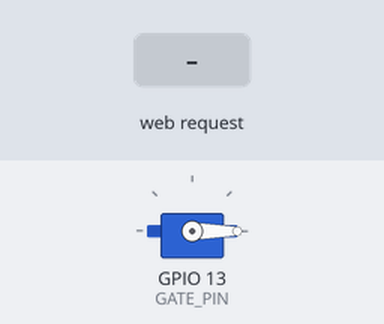
The sketch below on a simulated ESP32. Parts: servo. The inputs (shaded band) are chosen by the test bench. WiFi joins after 1.5 s; servers stay silent unless stated; what the sketch prints to the serial monitor is not drawn.

Above: at 3.2 s.
3.3 s: HTTP request GET /open received
At 4.2 s:
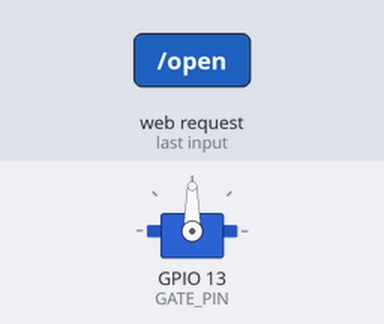
Timing chart, 0 to 6.8 s (numbered marks = the images above; inputs shaded):
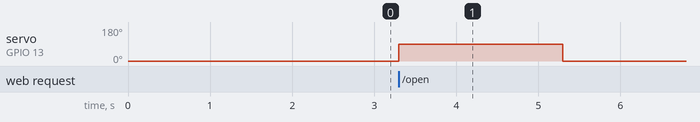

Measured:
- after the input at 3.3 s, servo on GPIO 13 (GATE_PIN): 0° → 90° at once, → 0° 2.0 s later

The sketch:

esp32_gate.ino
```cpp
// Código para ESP32: Control de compuerta inteligente con WiFi
// Recibe comandos del script de Python vía HTTP para activar la compuerta

#include <WiFi.h>
#include <WebServer.h>
#include <Servo.h>

#define GATE_PIN 13  // Pin para el servo (GPIO 13)
#define SENSOR_PIN 34  // Pin para sensor de entrada (GPIO 34, ADC)
#define LEVEL_SENSOR_PIN 35  // Pin para sensor de nivel (GPIO 35, ADC)

const char* ssid = "TuSSID";  // Reemplaza con tu SSID WiFi
const char* password = "TuPassword";  // Reemplaza con tu contraseña WiFi

WebServer server(80);
Servo gateServo;

void setup() {
  Serial.begin(115200);
  gateServo.attach(GATE_PIN);
  gateServo.write(0);  // Posición inicial (cerrada)

  // Conectar a WiFi
  WiFi.begin(ssid, password);
  while (WiFi.status() != WL_CONNECTED) {
    delay(1000);
    Serial.println("Conectando a WiFi...");
  }
  Serial.println("Conectado a WiFi");
  Serial.print("IP Address: ");
  Serial.println(WiFi.localIP());

  // Definir rutas del servidor
  server.on("/open", HTTP_GET, []() {
    gateServo.write(90);  // Abrir compuerta
    delay(2000);
    gateServo.write(0);  // Cerrar
    server.send(200, "text/plain", "Compuerta abierta para botella");
  });

  server.on("/close", HTTP_GET, []() {
    gateServo.write(0);  // Cerrar compuerta
    server.send(200, "text/plain", "Compuerta cerrada");
  });

  server.on("/status", HTTP_GET, []() {
    int entry = analogRead(SENSOR_PIN);
    int level = analogRead(LEVEL_SENSOR_PIN);
    String response = "Entrada: " + String(entry) + ", Nivel: " + String(level);
    server.send(200, "text/plain", response);
  });

  server.begin();
  Serial.println("Servidor HTTP iniciado");
}

void loop() {
  server.handleClient();

  // Monitoreo adicional si es necesario
  delay(10);
}
```
